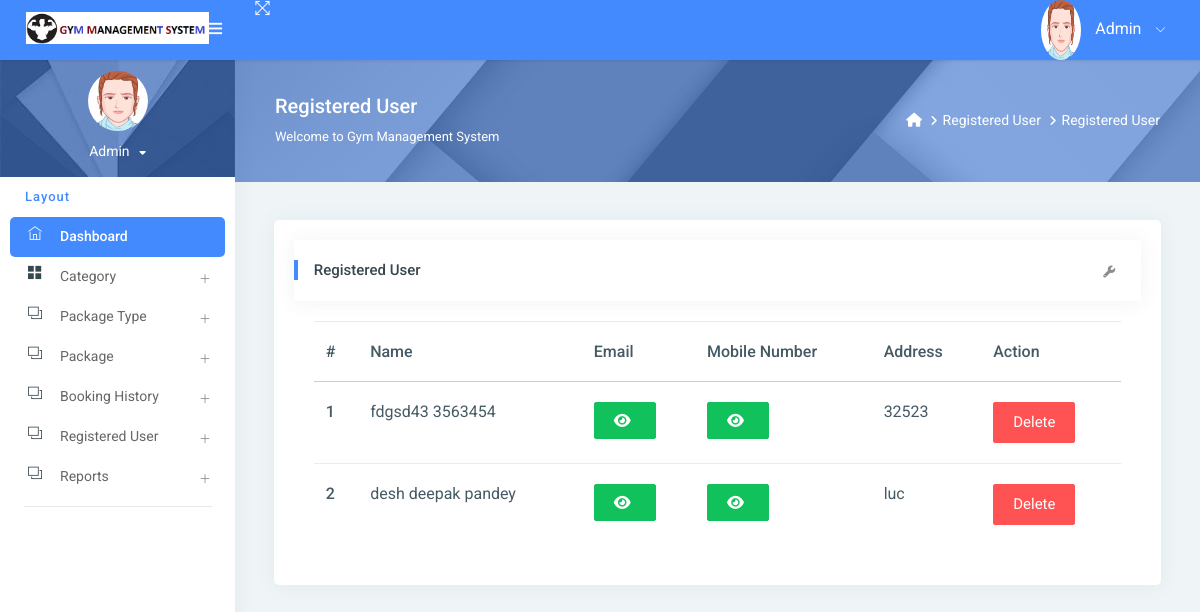
The page /reg_user/ (signed in) on the database its author committed.
### gym/models.py (models this page shows, shortened)
class Signup(models.Model):
    user = models.ForeignKey(User, on_delete=models.CASCADE, null=True)
    mobile = models.CharField(max_length=15, null=True)
    state = models.CharField(max_length=150, null=True)
    city = models.CharField(max_length=150, null=True)
    address = models.CharField(max_length=200, null=True)
    creationdate = models.DateTimeField(auto_now_add=True)

### gym/views.py (the view)
# urls.py: path('reg_user/', reg_user, name="reg_user"),
@login_required(login_url='/admin_login/')
def reg_user(request):
    data = Signup.objects.all()
    d = {'data': data}
    return render(request, "admin/reg_user.html", locals())

### gym/templates/admin/reg_user.html (shortened to what this page needs)
{% extends 'admin_base.html' %}
{% load static %}
{% block main %}
<link rel="stylesheet" href="https://cdnjs.cloudflare.com/ajax/libs/font-awesome/6.2.0/css/all.min.css" />
<div class="page-header">
    <div class="page-block">
        <div class="row align-items-center">
            <div class="col-md-8">
                <div class="page-header-title">
                    <h5 class="m-b-10">Registered User</h5>
                    <p class="m-b-0">Welcome to Gym Management System</p>
                </div>
            </div>
            <div class="col-md-4">
                <ul class="breadcrumb-title">
                    <li class="breadcrumb-item">
                        <a href="{% url 'admin_home' %}"> <i class="fa fa-home"></i> </a>
                    </li>
                    <li class="breadcrumb-item"><a href="">Registered User</a>
                    </li>
                    <li class="breadcrumb-item"><a href="">Registered User</a>
                    </li>
                </ul>
            </div>
        </div>
    </div>
</div>
<div class="pcoded-inner-content">
    <div class="main-body">
        <div class="page-wrapper">
            <div class="page-body">
                <div class="row">
                    <div class="col-md-12">
                        <div class="card">
                            <div class="card-block">
                                <div class="card-header">
                                    <h5> Registered User</h5>
                                    <div class="card-header-right">
                                        <ul class="list-unstyled card-option">
                                            <li><i class="fa fa fa-wrench open-card-option"></i></li>
                                        </ul>
                                    </div>
                                </div>
                                <div class="card-block table-border-style">
                                    <div class="table-responsive">
                                        <table class="table">
                                            <thead>
                                            <tr>
                                                <th>#</th>
                                                <th>Name</th>
                                                <th>Email</th>
                                                <th>Mobile Number</th>
                                                <th>Address</th>
                                                <th>Action</th>
                                            </tr>
                                            </thead>
                                            <tbody>
                                            {% for i in data %}
                                            <tr>
                                                <th scope="row">{{forloop.counter}}</th>
                                                <td>{{i.user.first_name}} {{i.user.last_name}}</td>
                                                 <td><span id="email-{{forloop.counter}}" class="password">{{i.user.username}}</span>
                                                     <button type="button" class="btn btn-success" id="email-btn-{{forloop.counter}}" onclick="togglePassword('email-{{forloop.counter}}', this.id)"><i class="fa fa-eye"></i></button>
                                                 </td>
                                                 <td>
                                                    <button type="button" class="btn btn-success" id="mobile-btn-{{forloop.counter}}" onclick="togglePassword('mobile-{{forloop.counter}}', this.id)"><i class="fa fa-eye"></i></button>
                                                  </td>
                                                <td>{{i.address}}</td>
                                                <td>
                                                    <a href="{% url 'delete_user' i.id %}"
                                                       onclick="return confirm('Are you sure to Delete')"
                                                       class="btn btn-danger">Delete</a>
                                                </td>
                                            </tr>
                                            {% endfor %}
                                            </tbody>
                                        </table>
                                    </div>
                                </div>
                            </div>
                        </div>
                    </div>
                </div>
            </div>
        </div>
    </div>
</div>
{% endblock %}

### gym/templates/admin/reg_user.html (style rules this page uses)
.table-responsive { font-size:11px; }
td { padding:0px; }

### rows shown on the page
Signup: user.first_name "fdgsd43", user.last_name "3563454", address "32523"
Signup: user.first_name "desh deepak", user.last_name "pandey", address "luc"
